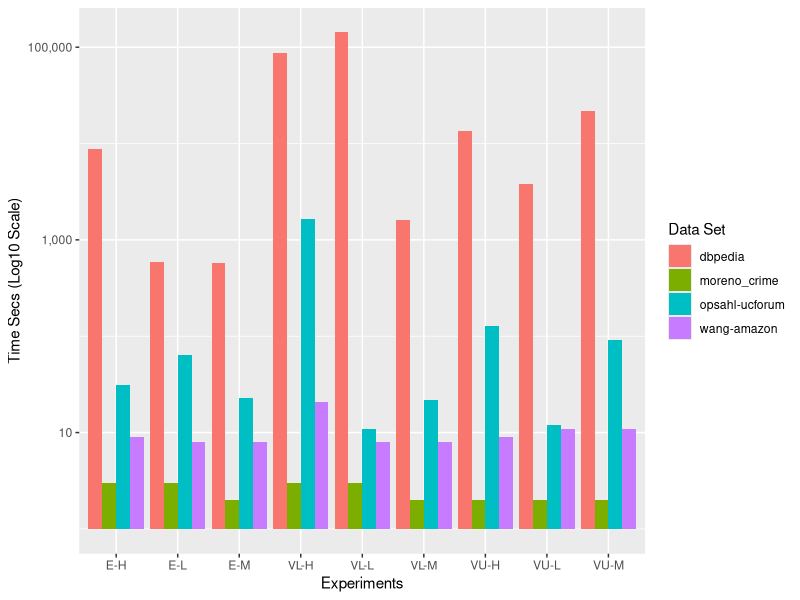

Here is the R script that generated this plot:
library(igraph)
library("data.table") 
library(ggplot2)

setwd("~/Projects/upc/upc-miri-tfm/bt-graph-dp/r-studio")

exp_time <- matrix(c(8756,3,31,9,596,3,64,8,577,2,23,8,86414,3,1660,21,142232,3,11,8,1591,2,22,8,13609,2,129,9,3828,2,12,11,21583,2,92,11),ncol=4,byrow=TRUE)
rownames(exp_time) <- c("Edge-High","Edge-Low","Edge-Middle","Vertex-Lower-High","Vertex-Lower-Low","Vertex-Lower-Medium","Vertex-Upper-High","Vertex-Upper-Low","Vertex-Upper-Medium")
colnames(exp_time) <- c("dbpedia","moreno_crime","opsahl-ucforum","wang-amazon")

exp_type <- c(rep("E-H" , 4), rep("E-L", 4), rep("E-M", 4), rep("VL-H", 4),rep("VL-L", 4),rep("VL-M", 4),rep("VU-H", 4),rep("VU-L", 4),rep("VU-M", 4))
data_set <- rep(c("dbpedia","moreno_crime","opsahl-ucforum","wang-amazon") , 9)
value <- c(8756,3,31,9,596,3,64,8,577,2,23,8,86414,3,1660,21,142232,3,11,8,1591,2,22,8,13609,2,129,9,3828,2,12,11,21583,2,92,11)
exp_data <- data.frame(exp_type,data_set,value)

abs(rnorm(12 , 0 , 15))
value

plot <- ggplot(exp_data, aes(fill=data_set, y=value, x=exp_type)) + geom_bar(position="dodge", stat="identity") + scale_y_continuous(trans='log10', labels = scales::comma) + scale_fill_discrete(name="Data Set")
plot + labs (x = "Experiments", y = "Time Secs (Log10 Scale)")

# levels(exp_time) <- c("Edge-High","Edge-Low","Edge-Middle","Vertex-Lower-High","Vertex-Lower-Low","Vertex-Lower-Medium","Vertex-Upper-High","Vertex-Upper-Low","Vertex-Upper-Medium")

# barplot(exp_time, main = "Execution Time in seconds", log="y", col = rainbow(4))
